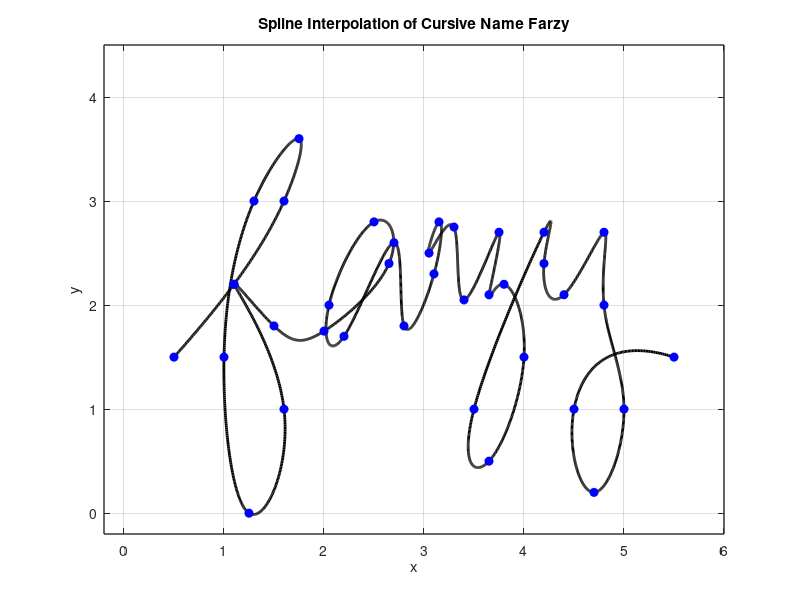

The MATLAB script that drew this image:
% Define data points for x and y coordinates
x = [0.5 1.1 1.6 1.75 1.3 1 1.25 1.6 1.1 1.5 2 2.65 2.5 2.05 2.2 2.7 2.8 3.1 3.15 3.05 3.3 3.4 3.75 3.65 3.8 4 3.65 3.5 4.2 4.2 4.4 4.8 4.8 5 4.7 4.5 5.5];
y = [1.5 2.2 3 3.6 3 1.5 0 1 2.2 1.8 1.75 2.4 2.8 2 1.7 2.6 1.8 2.3 2.8 2.5 2.75 2.05 2.7 2.1 2.2 1.5 0.5 1 2.7 2.4 2.1 2.7 2 1 0.2 1 1.5];

n = length(x);
t = 0:n-1; % Parametric coordinate t
 tt = 0:0.01:n-1; % More dense coordinate tt for spline interpolation

% Compute spline interpolation
 xx = spline(t, x, tt);
 yy = spline(t, y, tt);

 % Plot settings
 figure(1)
 plot(xx, yy, 'k', 'LineWidth', 2) % plot spline
 hold on
 plot(x, y, 'bo', 'MarkerFaceColor', 'b') % plot data points
 axis([-0.2 6 -0.2 4.5])
 grid on
 title('Spline Interpolation of Cursive Name Farzy')
 xlabel('x')
 ylabel('y')
 set(gca, 'FontSize', 10, 'LineWidth', 1)
 grid on